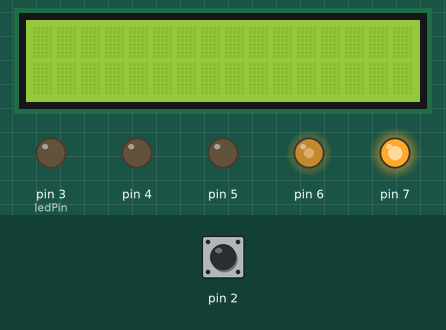
This sketch was run on a simulated Arduino Uno, built with avr-gcc and run on an emulated ATmega328P. On the bench: 16×2 character LCD, output pins drawn as LEDs (lit = HIGH). The test bench sets the inputs (shaded band); at power-on: pin 2 HIGH. What the sketch prints to the serial monitor is not drawn.

Above: at 0.1 s.
At 15.1 s:
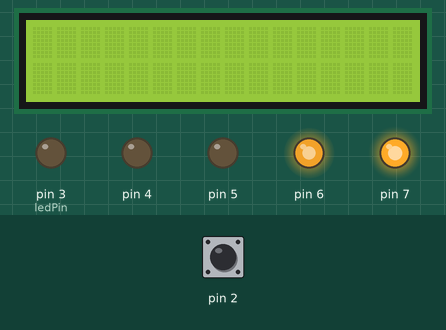
At 32.8 s:
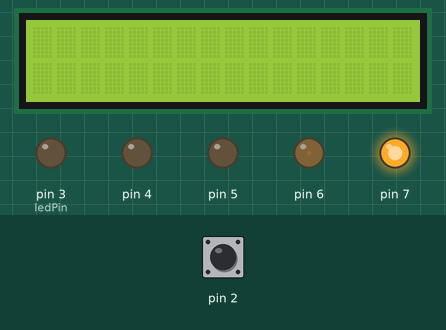
Timing chart, 0 to 39.3 s (numbered marks = the images above):
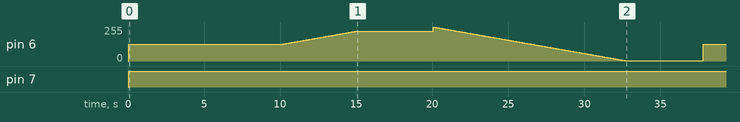

Measured:
- by itself, pin 7: LOW → HIGH at 0.06 s

The sketch:

doc_encoder.ino
```cpp
#include "TimerOne.h"
#include<LiquidCrystal.h>
LiquidCrystal lcd(13,12,11,10,9,8);//thiet lap chan cho LCD
 // LiquidCrystal Object(RS, E, D4, D5, D6, D7);
int ledPin = 3;
int vong;
float tocdo;
int dem;
void encoder()
{ dem++;
  if(dem==200)
 {digitalWrite(ledPin, HIGH);
  vong++;
  dem=0;}
}
void thuc()
{ tocdo=vong*2;
  vong=0;
 Serial.print("toc do dong co la: ");
 Serial.print(tocdo);
 Serial.print(" vong/giay ");
 Serial.print("\t");
}
void setup()
{  lcd.begin(16,2); //thiet lap loai LCD su dung la 16 cot va 2 dong
   Serial.begin(9600);
   pinMode(ledPin, OUTPUT);
   pinMode(2, INPUT_PULLUP); // sử dụng điện trở kéo lên cho chân số 2, ngắt 0
   attachInterrupt(0, encoder, HIGH);
   ///////
  Timer1.initialize(500000); // khởi tạo timer 1 đến 1 giây
  Timer1.attachInterrupt(thuc); // khai báo ngắt timer 1
//// cau H
  pinMode(6,OUTPUT);
  pinMode(5,OUTPUT);
  pinMode(7,OUTPUT);
  pinMode(4,OUTPUT);
}

void loop()
{ digitalWrite(ledPin, LOW);
analogWrite(5,0);
digitalWrite(7,HIGH);
digitalWrite(4,LOW);
analogWrite(6,125);
delay(10000);
for(int i=0;i<100;i++)
{analogWrite(6,125+i);delay(50);}
analogWrite(6,225);
Serial.print("toc do dong co max la: ");
Serial.print(tocdo);
delay(5000);
for(int i=0;i<255;i++)
{analogWrite(6,255-i);delay(50);}
delay(5000);
}
```
